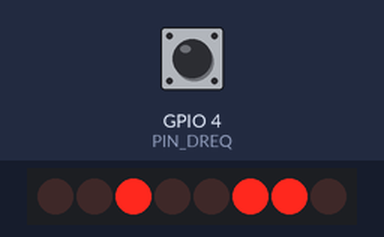
This sketch was run on a simulated ESP32. Shown: 8 shift-register outputs drawn as a row of LEDs (first output left, lit = HIGH). Wiring (inferred from the names in the program): shift register (74HC595): SPI. Wiring (inferred from the signals the program sends): row of LEDs: on Q0, Q1, Q2, Q3, Q4, Q5, Q6, Q7. The inputs (shaded band) are chosen by the test bench; at power-on: GPIO 4 (PIN_DREQ) HIGH. What the sketch prints to the serial monitor is not drawn.

Above: at 0.3 s.
Timing chart, 0 to 4.0 s (numbered marks = the images above):
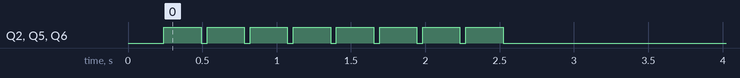

The sketch:

midi_test.ino
```cpp
#include <Arduino.h>
#include <SPI.h>

#include "lowlevel.h"
#include "rtmidi1053b_tables.h"

// Pines (según tu setup)
#define PIN_XCS     5
#define PIN_XDCS    16
#define PIN_DREQ    4
#define PIN_XRESET  17

#define PIN_SCK     18
#define PIN_MISO    19
#define PIN_MOSI    23


static inline void loadUserCodeFromTables() {
  const size_t N = sizeof(dtab) / sizeof(dtab[0]);
  for (size_t i = 0; i < N; ++i) {
    uint8_t  reg  = atab[i];
    uint16_t data = dtab[i];
    waitDREQ();
    sciWrite(reg, data);
  }
}

// Entry point RT-MIDI (vos lo tenés como 0x0050)
static inline void startRTMIDI() {
  waitDREQ();
  sciWrite(SCI_AIADDR, 0x0050);
  waitDREQ();
}

// Enviar bytes MIDI crudos por SDI (XDCS) respetando DREQ
// Recomendación: enviar en paquetes chicos (ej 32 bytes o menos)
static inline void midiSendBytes(const uint8_t* data, size_t len) {
  size_t i = 0;
  while (i < len) {
    waitDREQ();
    // mandamos de a pocos para no pasarnos del buffer interno
    size_t chunk = min((size_t)32, len - i);
    sdiWrite((uint8_t*)(data + i), chunk);
    i += chunk;
  }
}

// Helpers MIDI mínimos (canal 0 = 0)
static inline void midiProgramChange(uint8_t channel, uint8_t program) {
  uint8_t msg[2] = { (uint8_t)(0xC0 | (channel & 0x0F)), program };
  midiSendBytes(msg, sizeof(msg));
}

static inline void midiNoteOn(uint8_t channel, uint8_t note, uint8_t vel) {
  uint8_t msg[3] = { (uint8_t)(0x90 | (channel & 0x0F)), note, vel };
  midiSendBytes(msg, sizeof(msg));
}

static inline void midiNoteOff(uint8_t channel, uint8_t note, uint8_t vel=0) {
  uint8_t msg[3] = { (uint8_t)(0x80 | (channel & 0x0F)), note, vel };
  midiSendBytes(msg, sizeof(msg));
}

void setup() {
  Serial.begin(115200);
  delay(200);

  // SPI del ESP32
  SPI.begin(PIN_SCK, PIN_MISO, PIN_MOSI);

  // Si tu lowlevel usa #defines internos, ok.
  // Si tu lowlevel tiene init de pines, llamalo acá (si existe).
  // vs1053_begin_pins(PIN_XCS, PIN_XDCS, PIN_DREQ, PIN_XRESET);

  Serial.println("Reset + init VS1053...");
  hardResetVS();
  softInitVS();

  // Volumen (0x0000 fuerte, 0xFEFE mute aprox). Ajustá a gusto.
  sciWrite(SCI_VOL, 0x2020);

  Serial.println("Cargando plugin RT-MIDI...");
  loadUserCodeFromTables();

  Serial.println("Saltando a entry point RT-MIDI (SCI_AIADDR=0x0050)...");
  startRTMIDI();

  Serial.println("Probando MIDI: Program Change + escala...");

  // Piano acústico (GM: 0 = Acoustic Grand Piano, en muchos casos)
  midiProgramChange(0, 0);

  // Do mayor: C4(60) D(62) E(64) F(65) G(67) A(69) B(71) C5(72)
  uint8_t notes[] = {60, 62, 64, 65, 67, 69, 71, 72};
  for (uint8_t i = 0; i < sizeof(notes); i++) {
    midiNoteOn(0, notes[i], 100);
    delay(250);
    midiNoteOff(0, notes[i], 0);
    delay(40);
  }

  Serial.println("Listo. Si escuchaste notas, RT-MIDI OK.");
}

void loop() {}
```

lowlevel.h
```cpp
#pragma once
#include <Arduino.h>
#include <SPI.h>
#include <stdint.h>

/* ================== Pines ESP32 (ajustá si hace falta) ================== */
#ifndef PIN_XCS
  #define PIN_XCS     5    // SCI CS
#endif
#ifndef PIN_XDCS
  #define PIN_XDCS    16   // SDI CS
#endif
#ifndef PIN_DREQ
  #define PIN_DREQ    4    // DREQ (IN)
#endif
#ifndef PIN_XRESET
  #define PIN_XRESET  17   // XRESET (OUT)
#endif

#ifndef PIN_SCK
  #define PIN_SCK     18
#endif
#ifndef PIN_MISO
  #define PIN_MISO    19
#endif
#ifndef PIN_MOSI
  #define PIN_MOSI    23
#endif

/* ================== Registros SCI ================== */
#define SCI_MODE        0x00
#define SCI_STATUS      0x01
#define SCI_BASS        0x02
#define SCI_CLOCKF      0x03
#define SCI_DECODE_TIME 0x04
#define SCI_AUDATA      0x05
#define SCI_WRAM        0x06
#define SCI_WRAMADDR    0x07
#define SCI_AIADDR      0x0A
#define SCI_VOL         0x0B

/* ================== Flags ================== */
#define SM_SDINEW      (1U << 11)
// (opcional) #define SM_TEST    (1U << 5)

/* ================== SPI instance ================== */
static SPIClass& VS_SPI = SPI;   // usamos el SPI global (VSPI típicamente)

/* Velocidades: SCI suele ser más lento; SDI puede ser más rápido.
   Para pruebas, mantené ambos conservadores. */
static SPISettings VS_SCI_SETTINGS(1000000, MSBFIRST, SPI_MODE0); // 1 MHz
static SPISettings VS_SDI_SETTINGS(2000000, MSBFIRST, SPI_MODE0); // 2 MHz

/* ================== Init de pines/SPI ================== */
static inline void vs_pinsInit(void){
  pinMode(PIN_XCS, OUTPUT);
  pinMode(PIN_XDCS, OUTPUT);
  pinMode(PIN_XRESET, OUTPUT);
  pinMode(PIN_DREQ, INPUT);

  digitalWrite(PIN_XCS, HIGH);
  digitalWrite(PIN_XDCS, HIGH);
  digitalWrite(PIN_XRESET, HIGH);
}

static inline void vs_spiInit(void){
  VS_SPI.begin(PIN_SCK, PIN_MISO, PIN_MOSI); // SS no hace falta pasarlo
}

/* ================== Helpers ================== */
static inline void waitDREQ(void){
  while(!digitalRead(PIN_DREQ)) { delayMicroseconds(50); }
}

/* ================== SCI ================== */
static inline void sciWrite(uint8_t reg, uint16_t val){
  waitDREQ();
  VS_SPI.beginTransaction(VS_SCI_SETTINGS);
  digitalWrite(PIN_XCS, LOW);
  VS_SPI.transfer(0x02);      // write opcode
  VS_SPI.transfer(reg);
  VS_SPI.transfer((uint8_t)(val >> 8));
  VS_SPI.transfer((uint8_t)(val & 0xFF));
  digitalWrite(PIN_XCS, HIGH);
  VS_SPI.endTransaction();
  waitDREQ(); // recomendado
}

static inline uint16_t sciRead(uint8_t reg){
  waitDREQ();
  VS_SPI.beginTransaction(VS_SCI_SETTINGS);
  digitalWrite(PIN_XCS, LOW);
  VS_SPI.transfer(0x03); // read opcode
  VS_SPI.transfer(reg);
  uint8_t hi = VS_SPI.transfer(0xFF);
  uint8_t lo = VS_SPI.transfer(0xFF);
  digitalWrite(PIN_XCS, HIGH);
  VS_SPI.endTransaction();
  return ((uint16_t)hi << 8) | lo;
}

/* ================== SDI ================== */
/* Enviar 2 bytes por SDI */
static inline void sdiWrite16(uint8_t hi, uint8_t lo){
  waitDREQ();
  VS_SPI.beginTransaction(VS_SDI_SETTINGS);
  digitalWrite(PIN_XDCS, LOW);
  VS_SPI.transfer(hi);
  VS_SPI.transfer(lo);
  digitalWrite(PIN_XDCS, HIGH);
  VS_SPI.endTransaction();
}

/* Enviar N bytes por SDI (útil para MIDI “crudo” y sine test) */
static inline void sdiWrite(const uint8_t* data, size_t len){
  size_t i = 0;
  while (i < len){
    waitDREQ();
    VS_SPI.beginTransaction(VS_SDI_SETTINGS);
    digitalWrite(PIN_XDCS, LOW);

    // chunk chico para no pasarnos: 32 bytes suele ser seguro
    size_t chunk = min((size_t)32, len - i);
    for(size_t k = 0; k < chunk; k++){
      VS_SPI.transfer(data[i + k]);
    }

    digitalWrite(PIN_XDCS, HIGH);
    VS_SPI.endTransaction();
    i += chunk;
  }
}

/* ================== Reset / init ================== */
static inline void hardResetVS(void){
  digitalWrite(PIN_XRESET, LOW);
  delay(2);
  digitalWrite(PIN_XRESET, HIGH);
  delay(2);
  waitDREQ();
}

static inline void softInitVS(void){
  uint16_t m = sciRead(SCI_MODE);
  sciWrite(SCI_MODE, m | SM_SDINEW);

  // (opcional) subir clock interno si después querés subir SPI:
  // sciWrite(SCI_CLOCKF, 0x9800);
  // delay(5);
}
```

Source omitted: rtmidi1053b_tables.h (21025 bytes)
